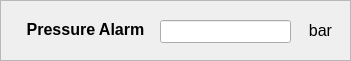
   <widget class="QFrame" name="frame_5">
    <property name="geometry">
     <rect>
      <x>450</x>
      <y>60</y>
      <width>351</width>
      <height>61</height>
     </rect>
    </property>
    <property name="frameShape">
     <enum>QFrame::StyledPanel</enum>
    </property>
    <property name="frameShadow">
     <enum>QFrame::Raised</enum>
    </property>
    <widget class="QLabel" name="label_9">
     <property name="geometry">
      <rect>
       <x>300</x>
       <y>20</y>
       <width>41</width>
       <height>21</height>
      </rect>
     </property>
     <property name="text">
      <string>&lt;html&gt;&lt;head/&gt;&lt;body&gt;&lt;p align=&quot;center&quot;&gt;&lt;span style=&quot; font-size:12pt;&quot;&gt;bar&lt;/span&gt;&lt;/p&gt;&lt;/body&gt;&lt;/html&gt;</string>
     </property>
    </widget>
    <widget class="QLabel" name="label_7">
     <property name="geometry">
      <rect>
       <x>10</x>
       <y>20</y>
       <width>151</width>
       <height>20</height>
      </rect>
     </property>
     <property name="text">
      <string>&lt;html&gt;&lt;head/&gt;&lt;body&gt;&lt;p align=&quot;center&quot;&gt;&lt;span style=&quot; font-size:12pt; font-weight:600;&quot;&gt;Pressure Alarm&lt;/span&gt;&lt;/p&gt;&lt;/body&gt;&lt;/html&gt;</string>
     </property>
    </widget>
    <widget class="PyDMLineEdit" name="Pressure_Alarm">
     <property name="enabled">
      <bool>true</bool>
     </property>
     <property name="geometry">
      <rect>
       <x>160</x>
       <y>20</y>
       <width>131</width>
       <height>23</height>
      </rect>
     </property>
     <property name="toolTip">
      <string/>
     </property>
    </widget>
   </widget>
